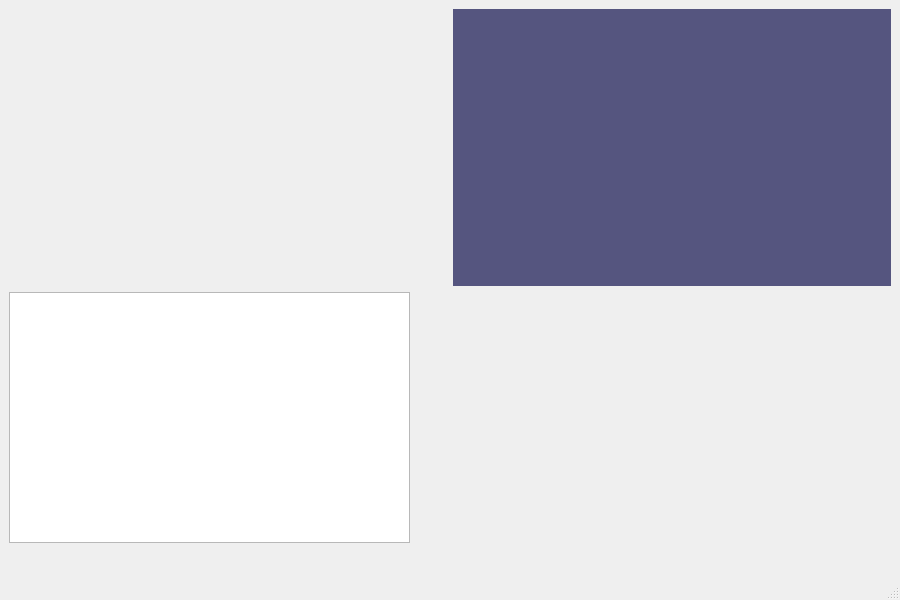
<?xml version="1.0" encoding="UTF-8"?>
<ui version="4.0">
 <class>MainWindow</class>
 <widget class="QMainWindow" name="MainWindow">
  <property name="geometry">
   <rect>
    <x>0</x>
    <y>0</y>
    <width>900</width>
    <height>600</height>
   </rect>
  </property>
  <property name="windowTitle">
   <string>MainWindow</string>
  </property>
  <property name="styleSheet">
   <string notr="true">#MainWindow
{
border-image: url(:/Imgs/MainBg.jpg);
}

</string>
  </property>
  <widget class="QWidget" name="centralwidget">
   <property name="styleSheet">
    <string notr="true"/>
   </property>
   <layout class="QGridLayout" name="gridLayout">
    <item row="0" column="1">
     <widget class="QWidget" name="widget_2" native="true">
      <property name="styleSheet">
       <string notr="true">#widget_2
{
	background-color: rgb(85, 85, 127);
}</string>
      </property>
     </widget>
    </item>
    <item row="0" column="0">
     <widget class="QWidget" name="widget" native="true">
      <property name="styleSheet">
       <string notr="true"/>
      </property>
      <widget class="QLabel" name="label_play">
       <property name="enabled">
        <bool>true</bool>
       </property>
       <property name="geometry">
        <rect>
         <x>0</x>
         <y>0</y>
         <width>16</width>
         <height>16</height>
        </rect>
       </property>
       <property name="text">
        <string/>
       </property>
      </widget>
     </widget>
    </item>
    <item row="1" column="1">
     <widget class="QWidget" name="widget_4" native="true"/>
    </item>
    <item row="1" column="0">
     <widget class="QWidget" name="widget_3" native="true">
      <widget class="QGraphicsView" name="graphicsView_Img">
       <property name="geometry">
        <rect>
         <x>0</x>
         <y>0</y>
         <width>401</width>
         <height>251</height>
        </rect>
       </property>
      </widget>
     </widget>
    </item>
   </layout>
  </widget>
  <widget class="QMenuBar" name="menuBar">
   <property name="geometry">
    <rect>
     <x>0</x>
     <y>0</y>
     <width>900</width>
     <height>21</height>
    </rect>
   </property>
   <property name="styleSheet">
    <string notr="true">color: rgb(255, 255, 255);</string>
   </property>
  </widget>
  <widget class="QStatusBar" name="statusBar"/>
 </widget>
 <resources/>
 <connections/>
</ui>
